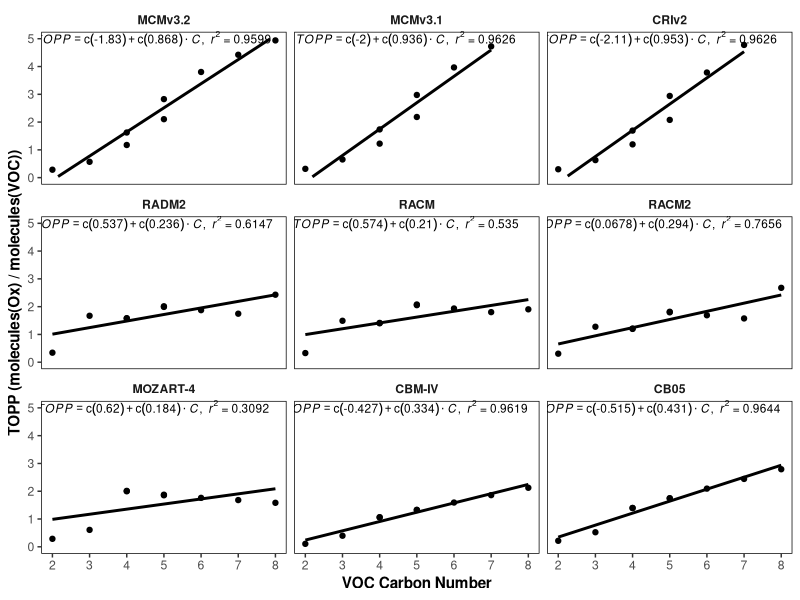

Recreate this plot in R.
#R script to plot first day TOPP vs carbon number of VOC
# Version 0: Jane Coates 5/1/2015

#maximum TOPP for all alkanes
cb05.data = data.frame(TOPP = c(0.215276703238487, 0.523665487766266, 1.39628636837006, 1.39628636837006, 1.74514518959709, 1.74517107009888, 2.09397292137146, 2.44274997711182, 2.79148983955383), C = c(2, 3, 4, 4, 5, 5, 6, 7, 8), Mechanism = rep("CB05", 9), VOC = c("Ethane", "Propane", "Butane", "2-methylpropane", "Pentane", "2-methylbutane", "Hexane", "Heptane", "Octane"))
cbm4.data = data.frame(TOPP = c(0.106132298707962, 0.398037999868393, 1.06159269809723, 1.06159269809723, 1.32720911502838, 1.32720911502838, 1.59285974502563, 1.85856354236603, 2.12430930137634), C = c(2, 3, 4, 4, 5, 5, 6, 7, 8), Mechanism = rep("CBM-IV", 9), VOC = c("Ethane", "Propane", "Butane", "2-methylpropane", "Pentane", "2-methylbutane", "Hexane", "Heptane", "Octane"))
cri.data = data.frame(TOPP = c(0.301193416118622, 0.631050407886505, 1.69316434860229, 1.19700396060944, 2.94067287445068, 2.07821154594421, 3.78355765342712, 4.77706861495972, 5.56714296340942), C = c(2, 3, 4, 4, 5, 5, 6, 7, 8), Mechanism = rep("CRIv2", 9), VOC = c("Ethane", "Propane", "Butane", "2-methylpropane", "Pentane", "2-methylbutane", "Hexane", "Heptane", "Octane"))
mcm1.data = data.frame(TOPP = c(0.316490352153778, 0.653761506080627, 1.73543918132782, 1.22345685958862, 2.97586512565613, 2.18296837806702, 3.96669507026672, 4.72498798370361, 5.42283296585083), C = c(2, 3, 4, 4, 5, 5, 6, 7, 8), Mechanism = rep("MCMv3.1", 9), VOC = c("Ethane", "Propane", "Butane", "2-methylpropane", "Pentane", "2-methylbutane", "Hexane", "Heptane", "Octane"))
mcm2.data = data.frame(TOPP = c(0.285142958164215, 0.569781184196472, 1.62394320964813, 1.17484652996063, 2.82610464096069, 2.10391139984131, 3.80315542221069, 4.42267608642578, 4.93928337097168), C = c(2, 3, 4, 4, 5, 5, 6, 7, 8), Mechanism = rep("MCMv3.2", 9), VOC = c("Ethane", "Propane", "Butane", "2-methylpropane", "Pentane", "2-methylbutane", "Hexane", "Heptane", "Octane"))
mozart.data = data.frame(TOPP = c(0.287124693393, 0.608259558677673, 1.99833223951006, 2.01251309187801, 1.85423988092579, 1.87466563591183, 1.76157933476884, 1.68114180189661, 1.58341844549298), C = c(2, 3, 4, 4, 5, 5, 6, 7, 8),Mechanism = rep("MOZART-4", 9), VOC = c("Ethane", "Propane", "Butane", "2-methylpropane", "Pentane", "2-methylbutane", "Hexane", "Heptane", "Octane"))
radm2.data = data.frame(TOPP = c(0.342958648488, 1.67143841991616, 1.5708976838747, 1.58514964596511, 1.99016983776016, 2.01276544767989, 1.87340886945383, 1.74628670267072, 2.4296772480011), C = c(2, 3, 4, 4, 5, 5, 6, 7, 8),Mechanism = rep("RADM2", 9), VOC = c("Ethane", "Propane", "Butane", "2-methylpropane", "Pentane", "2-methylbutane", "Hexane", "Heptane", "Octane"))
racm.data = data.frame(TOPP = c(0.329033464193, 1.49119046317878, 1.40149204236976, 1.4142070725483, 2.05412249571477, 2.07744419909902, 1.93360949874895, 1.80240235374113, 1.90360593795776), C = c(2, 3, 4, 4, 5, 5, 6, 7, 8), Mechanism = rep("RACM", 9), VOC = c("Ethane", "Propane", "Butane", "2-methylpropane", "Pentane", "2-methylbutane", "Hexane", "Heptane", "Octane"))
racm2.data = data.frame(TOPP = c(0.306748777627945, 1.27652395072158, 1.19973819777321, 1.21062281711449, 1.79557052939662, 1.81595673488313, 1.69022647800119, 1.57553434872759, 2.67722725868225), C = c(2, 3, 4, 4, 5, 5, 6, 7, 8), Mechanism = rep("RACM2", 9), VOC = c("Ethane", "Propane", "Butane", "2-methylpropane", "Pentane", "2-methylbutane", "Hexane", "Heptane", "Octane"))

full = rbind(cb05.data, cbm4.data, cri.data, mcm1.data, mcm2.data, mozart.data, radm2.data, racm.data, racm2.data)
full$Mechanism = factor(full$Mechanism, levels = c("MCMv3.2", "MCMv3.1", "CRIv2", "RADM2", "RACM", "RACM2", "MOZART-4", "CBM-IV", "CB05"))

#plotting 
library(ggplot2)
library(plyr)
library(Cairo)

lm_eqn = function(df){
    m = lm(TOPP ~ C, df);
    eq <- substitute(italic(TOPP) == a + b %.% italic(C)*","~~italic(r)^2~"="~r2, 
         list(a = format(coef(m)[1], digits = 3), 
              b = format(coef(m)[2], digits = 3), 
             r2 = format(summary(m)$r.squared, digits = 4)))
    as.character(as.expression(eq));
}
eqn = ddply(full, .(Mechanism), lm_eqn)

plot = ggplot(full, aes(x = C, y = TOPP))
plot = plot + geom_point()
plot = plot + geom_smooth(method = "lm", se = FALSE, colour = "black")
plot = plot + geom_text(data = eqn, aes(x = 4.7, y = 5, label = V1), size = 3, parse = TRUE)
plot = plot + facet_wrap( ~ Mechanism)
plot = plot + ylab("TOPP (molecules(Ox) / molecules(VOC))")
plot = plot + xlab("VOC Carbon Number")
plot = plot + scale_x_continuous(limits = c(2, 8), breaks = seq(2, 8, 1))
plot = plot + scale_y_continuous(limits = c(0, 5), breaks = seq(0, 5, 1))
plot = plot + theme_bw()
plot = plot + theme(axis.title = element_text(face = "bold"))
plot = plot + theme(strip.background = element_blank())
plot = plot + theme(strip.text = element_text(face = "bold"))
plot = plot + theme(panel.border = element_rect(colour = "black"))
plot = plot + theme(panel.grid = element_blank())

CairoPDF(file = "Alkanes_vs_C.pdf", width = 9, height = 12.7)
print(plot)
dev.off()

#cumulative data
#cb05.sum = data.frame(TOPP = c(1.20671016722918, 2.77097161114216, 7.38695549964905, 7.38721550999356, 9.23052495157695, 9.23052495157695, 11.0736165046692, 12.9159500370983, 14.7577180862427), C = c(2, 3, 4, 4, 5, 5, 6, 7, 8), Mechanism = rep("CB05", 9))
#cbm4.sum = data.frame(TOPP = c(0.514679666608572, 1.92855651676655, 5.13722425699234, 5.13722425699234, 6.41383069753647, 6.41383069753647, 7.68926954269408, 8.96287225268254, 10.2350900769234), C = c(2, 3, 4, 4, 5, 5, 6, 7, 8), Mechanism = rep("CBM-IV", 9))
#cri.sum = data.frame(TOPP = c(1.81489448994398, 3.57785767316818, 8.10189753770828, 5.20626991987229, 10.7970547676086, 7.43763422966003, 13.171205163002, 15.1338886973831, 17.2316104471683), C = c(2, 3, 4, 4, 5, 5, 6, 7, 8), Mechanism = rep("CRIv2", 9))
#mcm1.sum = data.frame(TOPP = c(1.90840931236744, 3.7286085486412, 8.18034851551057, 5.35230222344398, 10.4700429737568, 8.15893486142159, 12.6083653271198, 14.6831535813028, 16.3026970177889), C = c(2, 3, 4, 4, 5, 5, 6, 7, 8), Mechanism = rep("MCMv3.1", 9))
#mcm2.sum = data.frame(TOPP = c(1.73118758946657, 3.33106312155723, 7.9264372587204, 5.02549582719803, 10.293275475502, 7.80973780155182, 12.43832847476, 14.3289110839036, 15.7610485255718), C = c(2, 3, 4, 4, 5, 5, 6, 7, 8), Mechanism = rep("MCMv3.2", 9))
#mozart.sum = data.frame(TOPP = c(1.77771823108196, 3.17198884487152, 8.32885125279426, 8.32885125279426, 8.32885125279426, 8.32885125279426, 8.32885125279426, 8.32885125279426, 8.32885125279426), C = c(2, 3, 4, 4, 5, 5, 6, 7, 8), Mechanism = rep("MOZART-4", 9))
#radm2.sum = data.frame(TOPP = c(2.02861285815918, 5.19599565863609, 5.19599565863609, 5.19599565863609, 7.10249280929565, 7.10249280929565, 7.10249280929565, 7.10249280929565, 9.79746463384187), C = c(2, 3, 4, 4, 5, 5, 6, 7, 8), Mechanism = rep("RADM2", 9))
#racm.sum = data.frame(TOPP = c(2.00438816845417, 5.27871292829513, 5.27871292829513, 5.27871292829513, 7.8209319114685, 7.8209319114685, 7.8209319114685, 7.8209319114685, 7.96408114440758), C = c(2, 3, 4, 4, 5, 5, 6, 7, 8), Mechanism = rep("RACM", 9))
#racm2.sum = data.frame(TOPP = c(1.81824918091297, 5.14532187581062, 5.14532187581062, 5.14532187581062, 6.36730608344079, 6.36730608344079, 6.36730608344079, 6.36730608344079, 8.31547710736311), C = c(2, 3, 4, 4, 5, 5, 6, 7, 8), Mechanism = rep("RACM2", 9))
#
#sum = rbind(cb05.sum, cbm4.sum, cri.sum, mcm1.sum, mcm2.sum, mozart.sum, radm2.sum, racm.sum, racm2.sum)
#sum$Mechanism = factor(sum$Mechanism, levels = c("MCMv3.2", "MCMv3.1", "CRIv2", "RADM2", "RACM", "RACM2", "MOZART-4", "CBM-IV", "CB05"))
#
#sum.eqn = ddply(sum, .(Mechanism), lm_eqn)
#
#plot = ggplot(sum, aes(x = C, y = TOPP))
#plot = plot + geom_point()
#plot = plot + geom_smooth(method = "lm", se = FALSE, colour = "black")
#plot = plot + geom_text(data = sum.eqn, aes(x = 4.7, y = 16.5, label = V1), size = 3, parse = TRUE)
#plot = plot + facet_wrap( ~ Mechanism)
#plot = plot + ylab("TOPP (molecules(Ox) / molecules(VOC))")
#plot = plot + xlab("VOC Carbon Number")
#plot = plot + scale_x_continuous(limits = c(2, 8), breaks = seq(2, 8, 1))
#plot = plot + theme_bw()
#plot = plot + theme(axis.title = element_text(face = "bold"))
#plot = plot + theme(strip.background = element_blank())
#plot = plot + theme(strip.text = element_text(face = "bold"))
#plot = plot + theme(panel.border = element_rect(colour = "black"))
#plot = plot + theme(panel.grid = element_blank())
#
#CairoPDF(file = "Alkanes_vs_C_sum.pdf", width = 9, height = 12.7)
#print(plot)
#dev.off()
